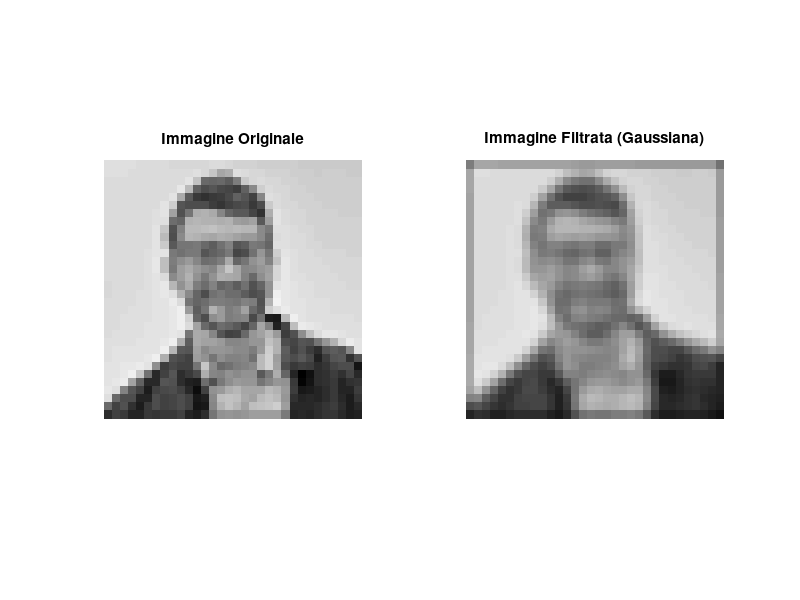

Reproduce this figure in MATLAB.
output_data = load('file_txt_filtroconexcel/laureti.txt');
output_data(output_data > 255) = 255;
output_data(output_data < 0)   = 0;

immagine_filtrata = reshape(output_data, 32, 32);

figure;
subplot(1,2,1);
imshow(uint8(reshape(load('file_txt_originali/laureti.txt'), 32, 32)));
title('Immagine Originale');

subplot(1,2,2);
imshow(uint8(immagine_filtrata));
title('Immagine Filtrata (Gaussiana)');
